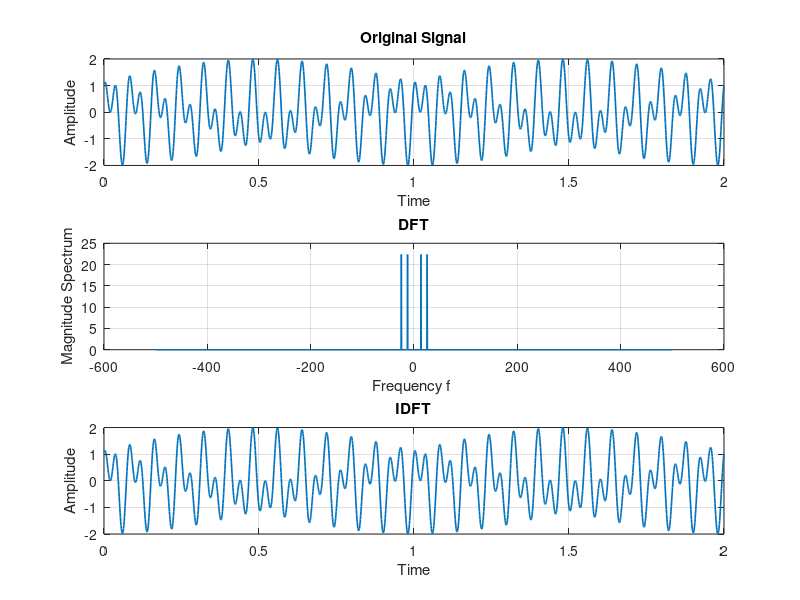

Source code (MATLAB):
%% Author: Harikrishnan NB
% This code does DFT (Discrete Fourier Transform) from scratch


close all;
clear all;
clc;


t = 0+0.001:0.001:2;
x = sin(2*pi*13*t) + cos(2*pi *25*t) ; % Input Signal


%x = [zeros(1,975) ones(1,50) zeros(1,975)];% Give a square wave input 

f0 = 1/t(end);% Fundamental Frequency

N = length(t);
k1 = [0: N/2];
k2= [-(N-(N/2 + 1)):-1];
k = [k1, k2];

theta = [0:N-1]*(2*pi/N);

B = 1/sqrt(N)*exp(-i*k'*theta); % Basis

X = B*x';% X is the DFT Coeffcients


subplot(311);
h = plot(t,x,'Linewidth',1.2);
grid;
xlabel('Time');
ylabel('Amplitude');
title('Original Signal');

subplot(312)
h = plot([k2,k1]*f0, abs([X(N/2 + 1 : N);X(1 : N/2)]),'Linewidth',1.1);
grid;
xlabel('Frequency f ');
ylabel('Magnitude Spectrum');
title('DFT');

% Inverse Discrete Fourier Transform

yhat = B'*X;
subplot(313);
h = plot(t, yhat,'Linewidth',1.2);
grid;
xlabel('Time');
ylabel('Amplitude');
title('IDFT');